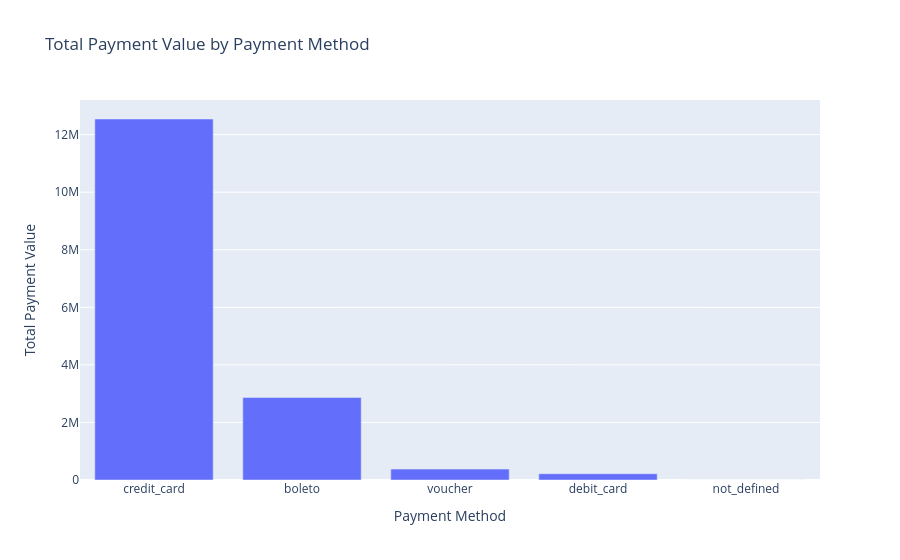

Notebook code for this chart:
### Code cell
# Create a bar chart showing total payment value by payment method
fig = px.bar(
    payment_value,
    x="payment_type",
    y="total_payment_value",
    title="Total Payment Value by Payment Method",
    labels={
        "payment_type": "Payment Method",
        "total_payment_value": "Total Payment Value"
    }
)

# Display the chart
fig.show()

### Figure 1 — Plotly figure (JSON) as saved in the notebook; plotly's stock layout.template omitted (floating-point values rounded to 4 significant figures)
{"data": [{"hovertemplate": "Payment Method=%{x}<br>Total Payment Value=%{y}<extra></extra>", "legendgroup": "", "marker": {"color": "#636efa", "pattern": {"shape": ""}}, "name": "", "orientation": "v", "showlegend": false, "textposition": "auto", "type": "bar", "x": ["credit_card", "boleto", "voucher", "debit_card", "not_defined"], "xaxis": "x", "y": [12540000.0, 2869000.0, 379400.0, 218000.0, 0.0], "yaxis": "y"}], "layout": {"barmode": "relative", "legend": {"tracegroupgap": 0}, "title": {"text": "Total Payment Value by Payment Method"}, "xaxis": {"anchor": "y", "domain": [0, 1], "title": {"text": "Payment Method"}}, "yaxis": {"anchor": "x", "domain": [0, 1], "title": {"text": "Total Payment Value"}}}}
